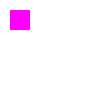
Frame 1 (no input)
Frame 60 (the mouse pressed at the canvas centre just before this capture): identical to frame 1, image omitted
Frame 120 (the mouse held since frame 60 and released just before this capture): identical to frame 1, image omitted

The Processing sketch that drew this single still picture (run headless with seeded random() and noise(); from frame 60 on, the mouse is pressed at the canvas centre):

// Processing sketch: processing_130380
// ── processing_130380.pde

//luiz merkle
// exemplo de história em várias partes
int parte=0;

void setup() {
}
void draw() {
  background(255);
  noStroke();
  switch(parte) {
  case 0: 
    parte0();
    break;
  case 1:
    parte1();
    break;
  case 2:
    parte2();
    break;
  }
}

void parte0() {
  fill(255,0,255);
  rect(10, 10, 20, 20);
}

void parte1() {
  fill(255,255,0);
  triangle(40, 40, 60, 40, 50, 60);
}

void parte2() {
  fill(0,255,255);
  ellipse(80, 80, 20, 20);
}


void keyPressed()
{
  parte=parte+1;
  if (parte==3)
    parte = 0;
}
